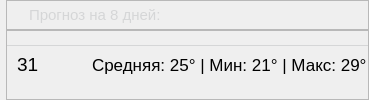
                   <widget class="QWidget" name="daily_widget" native="true">
                    <property name="minimumSize">
                     <size>
                      <width>0</width>
                      <height>50</height>
                     </size>
                    </property>
                    <property name="maximumSize">
                     <size>
                      <width>16777215</width>
                      <height>16777215</height>
                     </size>
                    </property>
                    <property name="styleSheet">
                     <string notr="true">#daily_widget{
	background: rgba(255, 255, 255, 64);
	border-radius: 10px;
}</string>
                    </property>
                    <layout class="QVBoxLayout" name="daily_vlayout">
                     <property name="spacing">
                      <number>0</number>
                     </property>
                     <property name="leftMargin">
                      <number>6</number>
                     </property>
                     <property name="topMargin">
                      <number>0</number>
                     </property>
                     <property name="rightMargin">
                      <number>0</number>
                     </property>
                     <property name="bottomMargin">
                      <number>0</number>
                     </property>
                     <item>
                      <widget class="QFrame" name="daily_frame">
                       <property name="minimumSize">
                        <size>
                         <width>0</width>
                         <height>30</height>
                        </size>
                       </property>
                       <property name="maximumSize">
                        <size>
                         <width>16777215</width>
                         <height>30</height>
                        </size>
                       </property>
                       <property name="frameShape">
                        <enum>QFrame::StyledPanel</enum>
                       </property>
                       <property name="frameShadow">
                        <enum>QFrame::Raised</enum>
                       </property>
                       <layout class="QHBoxLayout" name="daily_frame_hlayout">
                        <property name="spacing">
                         <number>7</number>
                        </property>
                        <property name="leftMargin">
                         <number>0</number>
                        </property>
                        <property name="topMargin">
                         <number>0</number>
                        </property>
                        <property name="rightMargin">
                         <number>0</number>
                        </property>
                        <property name="bottomMargin">
                         <number>0</number>
                        </property>
                        <item>
                         <widget class="QLabel" name="label">
                          <property name="minimumSize">
                           <size>
                            <width>15</width>
                            <height>16</height>
                           </size>
                          </property>
                          <property name="maximumSize">
                           <size>
                            <width>15</width>
                            <height>16</height>
                           </size>
                          </property>
                          <property name="text">
                           <string/>
                          </property>
                          <property name="pixmap">
                           <pixmap>icons/calendar_icon.svg</pixmap>
                          </property>
                          <property name="scaledContents">
                           <bool>true</bool>
                          </property>
                         </widget>
                        </item>
                        <item>
                         <widget class="QLabel" name="label_2">
                          <property name="font">
                           <font>
                            <pointsize>11</pointsize>
                           </font>
                          </property>
                          <property name="styleSheet">
                           <string notr="true">color: #d5d6d7;</string>
                          </property>
                          <property name="text">
                           <string>Прогноз на 8 дней:</string>
                          </property>
                         </widget>
                        </item>
                       </layout>
                      </widget>
                     </item>
                     <item>
                      <widget class="QFrame" name="daily_main_frame">
                       <property name="frameShape">
                        <enum>QFrame::StyledPanel</enum>
                       </property>
                       <property name="frameShadow">
                        <enum>QFrame::Raised</enum>
                       </property>
                       <layout class="QVBoxLayout" name="daily_main_frame_vlayout">
                        <property name="spacing">
                         <number>0</number>
                        </property>
                        <property name="leftMargin">
                         <number>0</number>
                        </property>
                        <property name="topMargin">
                         <number>0</number>
                        </property>
                        <property name="rightMargin">
                         <number>0</number>
                        </property>
                        <property name="bottomMargin">
                         <number>0</number>
                        </property>
                        <item>
                         <widget class="QFrame" name="daily_element">
                          <property name="minimumSize">
                           <size>
                            <width>0</width>
                            <height>40</height>
                           </size>
                          </property>
                          <property name="maximumSize">
                           <size>
                            <width>16777215</width>
                            <height>40</height>
                           </size>
                          </property>
                          <property name="styleSheet">
                           <string notr="true">#daily_element{
	border-top: 1px solid #d5d6d7;
}</string>
                          </property>
                          <property name="frameShape">
                           <enum>QFrame::StyledPanel</enum>
                          </property>
                          <property name="frameShadow">
                           <enum>QFrame::Raised</enum>
                          </property>
                          <layout class="QHBoxLayout" name="horizontalLayout">
                           <property name="spacing">
                            <number>0</number>
                           </property>
                           <property name="leftMargin">
                            <number>9</number>
                           </property>
                           <property name="topMargin">
                            <number>0</number>
                           </property>
                           <property name="rightMargin">
                            <number>0</number>
                           </property>
                           <property name="bottomMargin">
                            <number>0</number>
                           </property>
                           <item>
                            <widget class="QLabel" name="daily_date">
                             <property name="sizePolicy">
                              <sizepolicy hsizetype="Fixed" vsizetype="Fixed">
                               <horstretch>0</horstretch>
                               <verstretch>0</verstretch>
                              </sizepolicy>
                             </property>
                             <property name="minimumSize">
                              <size>
                               <width>35</width>
                               <height>0</height>
                              </size>
                             </property>
                             <property name="maximumSize">
                              <size>
                               <width>35</width>
                               <height>16777215</height>
                              </size>
                             </property>
                             <property name="font">
                              <font>
                               <pointsize>14</pointsize>
                              </font>
                             </property>
                             <property name="text">
                              <string>31</string>
                             </property>
                            </widget>
                           </item>
                           <item>
                            <widget class="QLabel" name="weather_label_2">
                             <property name="minimumSize">
                              <size>
                               <width>40</width>
                               <height>40</height>
                              </size>
                             </property>
                             <property name="maximumSize">
                              <size>
                               <width>40</width>
                               <height>40</height>
                              </size>
                             </property>
                             <property name="text">
                              <string/>
                             </property>
                             <property name="pixmap">
                              <pixmap>icons/01d.png</pixmap>
                             </property>
                             <property name="scaledContents">
                              <bool>true</bool>
                             </property>
                            </widget>
                           </item>
                           <item>
                            <widget class="QLabel" name="temp_label_2">
                             <property name="font">
                              <font>
                               <pointsize>13</pointsize>
                              </font>
                             </property>
                             <property name="text">
                              <string>Средняя: 25° | Мин: 21° | Макс: 29°</string>
                             </property>
                            </widget>
                           </item>
                          </layout>
                         </widget>
                        </item>
                       </layout>
                      </widget>
                     </item>
                    </layout>
                   </widget>
